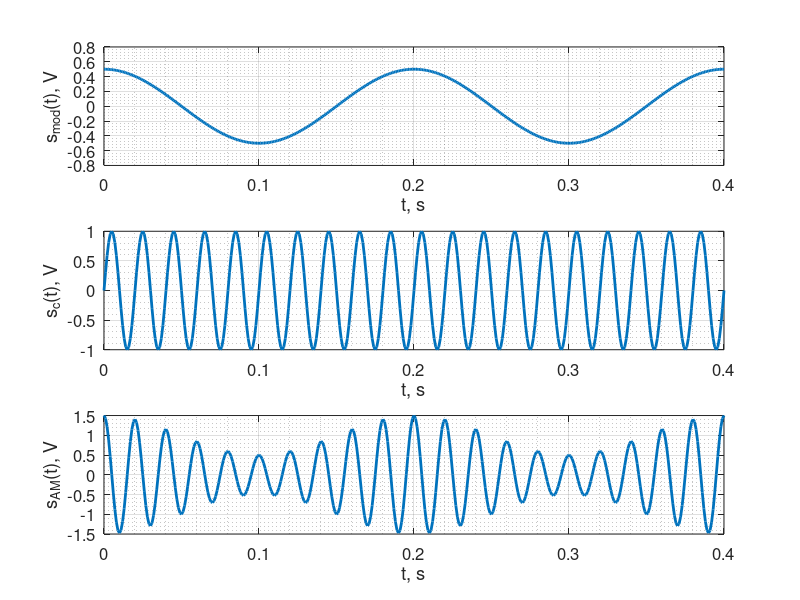
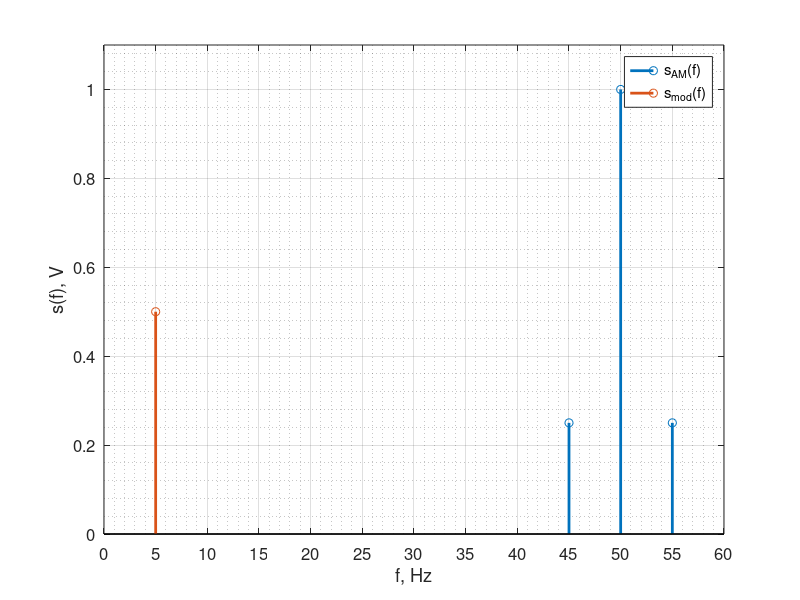

These figures' MATLAB source, in order:
%% Clear variables and close figures
format long
clear variables
close all

%==============================================%
%% Parameters
Fs = 1e3; % Sampling frequency                    
tau = 1/Fs; % Sampling period

m=0.5; % modulation depth
Sm=1; % Carrier amplitude
delta_Sm=Sm*m;

f_c=Fs/20; % carrier frequency in Hz
f_m=f_c/10; % modulating signal frequency in Hz

t = 0:tau:2*(1/f_m);% Time vector

%==============================================%
% Signals
s_mod=delta_Sm*cos(2*pi*f_m.*t);
s_c=Sm.*sin(2*pi*f_c.*t);
s_AM_t=Sm.*(1+m*cos(2*pi*f_m.*t)).*cos(2*pi*f_c.*t); % AM signal

%==============================================%
%% Time plots
figure(1)
subplot(3,1,1)
plot(t,s_mod,'Linewidth',2)
xlabel('t, s')
ylabel('s_{mod}(t), V')
grid on, grid minor
set(gca,'fontsize',12)

subplot(3,1,2)
plot(t,s_c,'Linewidth',2)
xlabel('t, s')
ylabel('s_{c}(t), V')
grid on, grid minor
set(gca,'fontsize',12)

subplot(3,1,3)
plot(t,s_AM_t,'Linewidth',2)
xlabel('t, s')
ylabel('s_{AM}(t), V')
grid on, grid minor
set(gca,'fontsize',12)
%==============================================%
%% Spectrum plots
f=[f_c-f_m      f_c     f_c+f_m];
s_AM_f=[0.5*m*Sm     Sm     0.5*m*Sm];

figure(2)
stem(f,s_AM_f,'Linewidth',2)
hold on
stem(f_m,delta_Sm,'Linewidth',2)

xlabel('f, Hz')
ylabel('s(f), V')
grid on, grid minor
set(gca,'fontsize',12)
ylim([0, 1.1])
set(gca, 'XLim', [0, 60], 'XTick', 0:5:60,...
    'XTickLabel', 0:5:60);
legend("s_{AM}(f)","s_{mod}(f)",'location','northeast')



